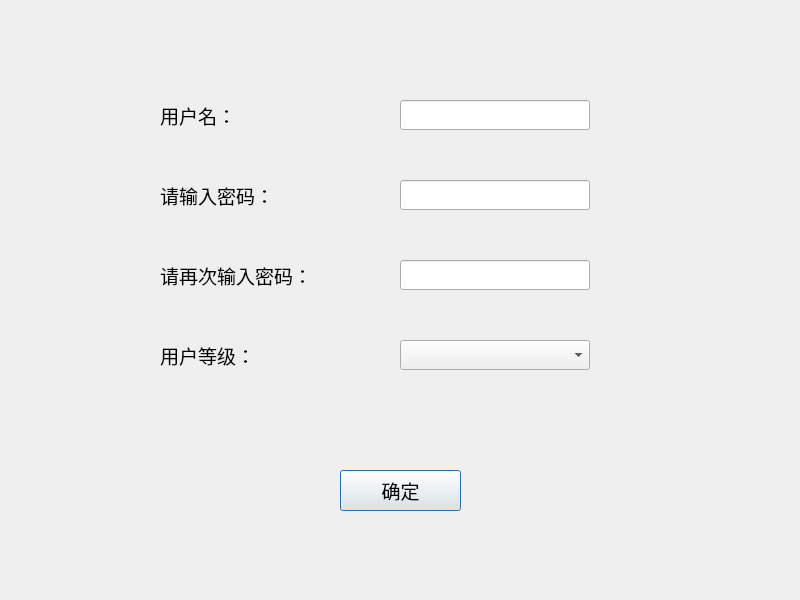
<?xml version="1.0" encoding="UTF-8"?>
<ui version="4.0">
 <class>UserAddDialog</class>
 <widget class="QDialog" name="UserAddDialog">
  <property name="geometry">
   <rect>
    <x>0</x>
    <y>0</y>
    <width>800</width>
    <height>600</height>
   </rect>
  </property>
  <property name="font">
   <font>
    <pointsize>9</pointsize>
   </font>
  </property>
  <property name="windowTitle">
   <string>Dialog</string>
  </property>
  <widget class="QLabel" name="label_2">
   <property name="geometry">
    <rect>
     <x>160</x>
     <y>180</y>
     <width>171</width>
     <height>30</height>
    </rect>
   </property>
   <property name="font">
    <font>
     <pointsize>14</pointsize>
    </font>
   </property>
   <property name="text">
    <string>请输入密码：</string>
   </property>
  </widget>
  <widget class="QLabel" name="label_4">
   <property name="geometry">
    <rect>
     <x>160</x>
     <y>100</y>
     <width>171</width>
     <height>30</height>
    </rect>
   </property>
   <property name="font">
    <font>
     <pointsize>14</pointsize>
    </font>
   </property>
   <property name="text">
    <string>用户名：</string>
   </property>
  </widget>
  <widget class="QLineEdit" name="ConfirmPasswdlineEdit">
   <property name="geometry">
    <rect>
     <x>400</x>
     <y>260</y>
     <width>190</width>
     <height>30</height>
    </rect>
   </property>
   <property name="font">
    <font>
     <pointsize>14</pointsize>
    </font>
   </property>
   <property name="echoMode">
    <enum>QLineEdit::Password</enum>
   </property>
  </widget>
  <widget class="QLineEdit" name="PasswdlineEdit">
   <property name="geometry">
    <rect>
     <x>400</x>
     <y>180</y>
     <width>190</width>
     <height>30</height>
    </rect>
   </property>
   <property name="font">
    <font>
     <pointsize>14</pointsize>
    </font>
   </property>
   <property name="echoMode">
    <enum>QLineEdit::Password</enum>
   </property>
  </widget>
  <widget class="QLabel" name="label_3">
   <property name="geometry">
    <rect>
     <x>160</x>
     <y>260</y>
     <width>171</width>
     <height>30</height>
    </rect>
   </property>
   <property name="font">
    <font>
     <pointsize>14</pointsize>
    </font>
   </property>
   <property name="text">
    <string>请再次输入密码：</string>
   </property>
  </widget>
  <widget class="QLineEdit" name="UserNamelineEdit">
   <property name="geometry">
    <rect>
     <x>400</x>
     <y>100</y>
     <width>190</width>
     <height>30</height>
    </rect>
   </property>
   <property name="font">
    <font>
     <pointsize>14</pointsize>
    </font>
   </property>
  </widget>
  <widget class="QLabel" name="label_5">
   <property name="geometry">
    <rect>
     <x>160</x>
     <y>340</y>
     <width>171</width>
     <height>30</height>
    </rect>
   </property>
   <property name="font">
    <font>
     <pointsize>14</pointsize>
    </font>
   </property>
   <property name="text">
    <string>用户等级：</string>
   </property>
  </widget>
  <widget class="QPushButton" name="OKpushButton">
   <property name="geometry">
    <rect>
     <x>340</x>
     <y>470</y>
     <width>121</width>
     <height>41</height>
    </rect>
   </property>
   <property name="font">
    <font>
     <pointsize>14</pointsize>
    </font>
   </property>
   <property name="text">
    <string>确定</string>
   </property>
  </widget>
  <widget class="QComboBox" name="levelcomboBox">
   <property name="geometry">
    <rect>
     <x>400</x>
     <y>340</y>
     <width>190</width>
     <height>30</height>
    </rect>
   </property>
   <property name="font">
    <font>
     <pointsize>14</pointsize>
    </font>
   </property>
  </widget>
 </widget>
 <tabstops>
  <tabstop>UserNamelineEdit</tabstop>
  <tabstop>PasswdlineEdit</tabstop>
  <tabstop>ConfirmPasswdlineEdit</tabstop>
  <tabstop>levelcomboBox</tabstop>
  <tabstop>OKpushButton</tabstop>
 </tabstops>
 <resources/>
 <connections/>
</ui>
